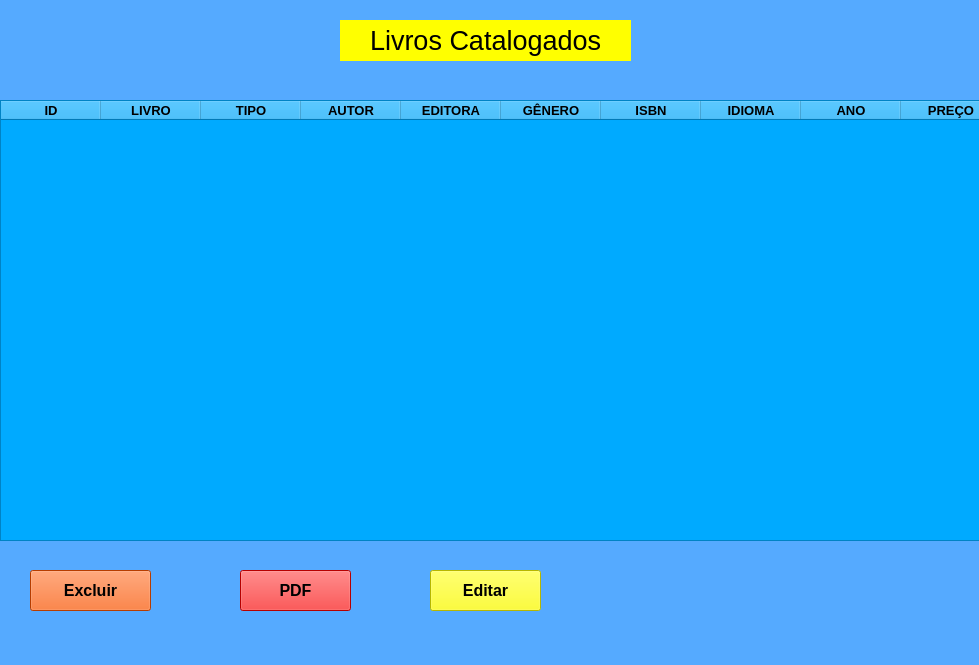
<?xml version="1.0" encoding="UTF-8"?>
<ui version="4.0">
 <class>MainWindow</class>
 <widget class="QMainWindow" name="MainWindow">
  <property name="geometry">
   <rect>
    <x>0</x>
    <y>0</y>
    <width>979</width>
    <height>665</height>
   </rect>
  </property>
  <property name="windowTitle">
   <string>MainWindow</string>
  </property>
  <property name="styleSheet">
   <string notr="true">background-color: rgb(0, 170, 255);
background-color: rgb(85, 170, 255);</string>
  </property>
  <widget class="QWidget" name="centralwidget">
   <widget class="QLabel" name="label">
    <property name="geometry">
     <rect>
      <x>340</x>
      <y>20</y>
      <width>291</width>
      <height>41</height>
     </rect>
    </property>
    <property name="font">
     <font>
      <pointsize>20</pointsize>
     </font>
    </property>
    <property name="styleSheet">
     <string notr="true">background-color: rgb(255, 255, 0);</string>
    </property>
    <property name="text">
     <string>    Livros Catalogados</string>
    </property>
   </widget>
   <widget class="QTableWidget" name="tableWidget">
    <property name="geometry">
     <rect>
      <x>0</x>
      <y>100</y>
      <width>1041</width>
      <height>441</height>
     </rect>
    </property>
    <property name="styleSheet">
     <string notr="true">background-color: rgb(0, 170, 255);</string>
    </property>
    <property name="gridStyle">
     <enum>Qt::SolidLine</enum>
    </property>
    <column>
     <property name="text">
      <string>ID</string>
     </property>
     <property name="font">
      <font>
       <pointsize>10</pointsize>
       <weight>75</weight>
       <bold>true</bold>
      </font>
     </property>
    </column>
    <column>
     <property name="text">
      <string>LIVRO</string>
     </property>
     <property name="font">
      <font>
       <pointsize>10</pointsize>
       <weight>75</weight>
       <bold>true</bold>
      </font>
     </property>
    </column>
    <column>
     <property name="text">
      <string>TIPO</string>
     </property>
     <property name="font">
      <font>
       <pointsize>10</pointsize>
       <weight>75</weight>
       <bold>true</bold>
      </font>
     </property>
    </column>
    <column>
     <property name="text">
      <string>AUTOR</string>
     </property>
     <property name="font">
      <font>
       <pointsize>10</pointsize>
       <weight>75</weight>
       <bold>true</bold>
      </font>
     </property>
    </column>
    <column>
     <property name="text">
      <string>EDITORA</string>
     </property>
     <property name="font">
      <font>
       <pointsize>10</pointsize>
       <weight>75</weight>
       <bold>true</bold>
      </font>
     </property>
    </column>
    <column>
     <property name="text">
      <string>GÊNERO</string>
     </property>
     <property name="font">
      <font>
       <pointsize>10</pointsize>
       <weight>75</weight>
       <bold>true</bold>
      </font>
     </property>
    </column>
    <column>
     <property name="text">
      <string>ISBN</string>
     </property>
     <property name="font">
      <font>
       <pointsize>10</pointsize>
       <weight>75</weight>
       <bold>true</bold>
      </font>
     </property>
    </column>
    <column>
     <property name="text">
      <string>IDIOMA</string>
     </property>
     <property name="font">
      <font>
       <pointsize>10</pointsize>
       <weight>75</weight>
       <bold>true</bold>
      </font>
     </property>
    </column>
    <column>
     <property name="text">
      <string>ANO</string>
     </property>
     <property name="font">
      <font>
       <pointsize>10</pointsize>
       <weight>75</weight>
       <bold>true</bold>
      </font>
     </property>
    </column>
    <column>
     <property name="text">
      <string>PREÇO</string>
     </property>
     <property name="font">
      <font>
       <pointsize>10</pointsize>
       <weight>75</weight>
       <bold>true</bold>
      </font>
     </property>
    </column>
   </widget>
   <widget class="QPushButton" name="pushButton">
    <property name="geometry">
     <rect>
      <x>240</x>
      <y>570</y>
      <width>111</width>
      <height>41</height>
     </rect>
    </property>
    <property name="font">
     <font>
      <pointsize>12</pointsize>
      <weight>75</weight>
      <bold>true</bold>
     </font>
    </property>
    <property name="styleSheet">
     <string notr="true">background-color: rgb(255, 0, 0);</string>
    </property>
    <property name="text">
     <string>PDF</string>
    </property>
   </widget>
   <widget class="QPushButton" name="pushButton_2">
    <property name="geometry">
     <rect>
      <x>30</x>
      <y>570</y>
      <width>121</width>
      <height>41</height>
     </rect>
    </property>
    <property name="font">
     <font>
      <pointsize>12</pointsize>
      <weight>75</weight>
      <bold>true</bold>
     </font>
    </property>
    <property name="styleSheet">
     <string notr="true">background-color: rgb(255, 0, 0);
background-color: rgb(255, 85, 0);</string>
    </property>
    <property name="text">
     <string>Excluir</string>
    </property>
   </widget>
   <widget class="QPushButton" name="pushButton_3">
    <property name="geometry">
     <rect>
      <x>430</x>
      <y>570</y>
      <width>111</width>
      <height>41</height>
     </rect>
    </property>
    <property name="font">
     <font>
      <pointsize>12</pointsize>
      <weight>75</weight>
      <bold>true</bold>
     </font>
    </property>
    <property name="styleSheet">
     <string notr="true">background-color: rgb(255, 255, 0);</string>
    </property>
    <property name="text">
     <string>Editar</string>
    </property>
   </widget>
  </widget>
  <widget class="QMenuBar" name="menubar">
   <property name="geometry">
    <rect>
     <x>0</x>
     <y>0</y>
     <width>979</width>
     <height>21</height>
    </rect>
   </property>
  </widget>
  <widget class="QStatusBar" name="statusbar"/>
 </widget>
 <resources/>
 <connections/>
</ui>
